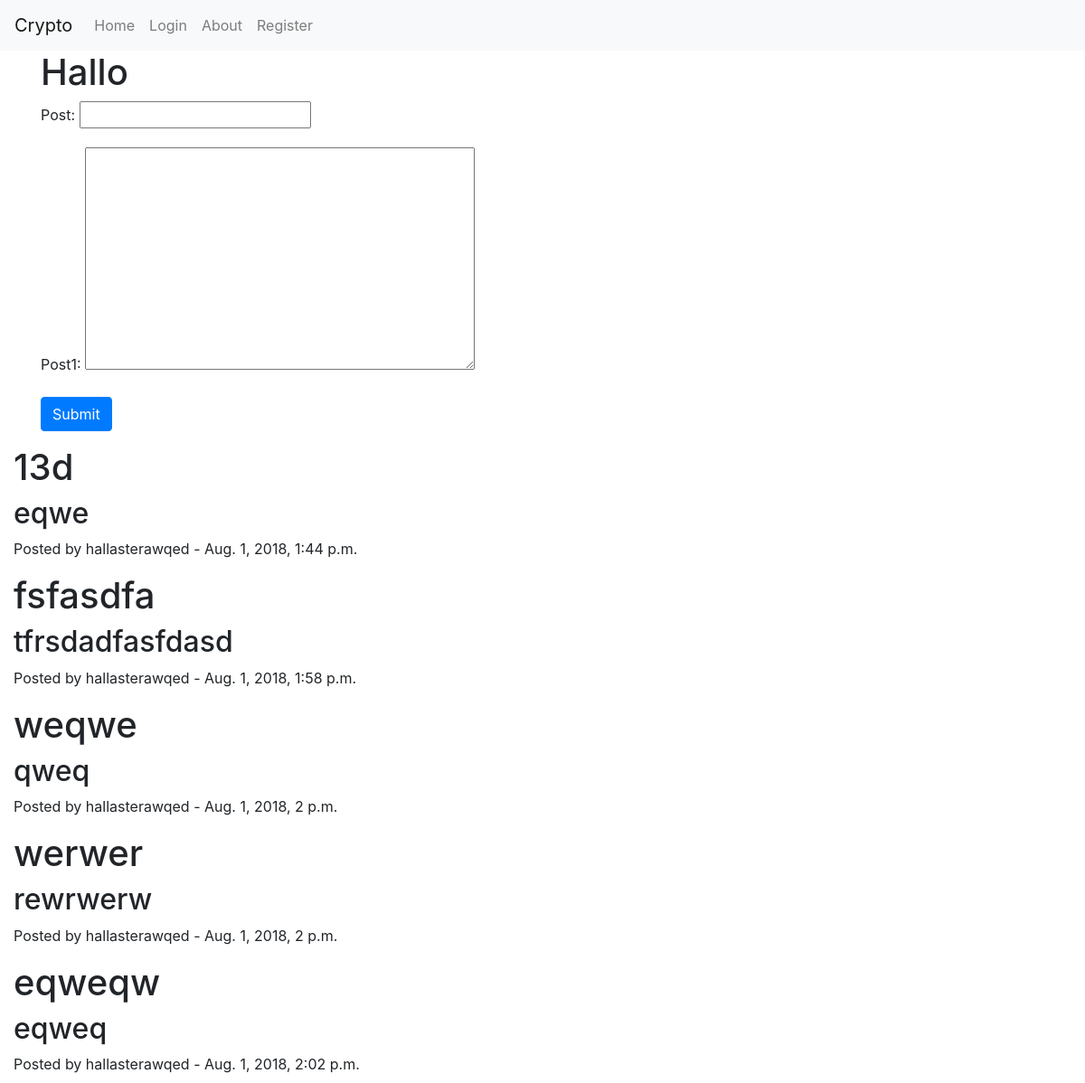
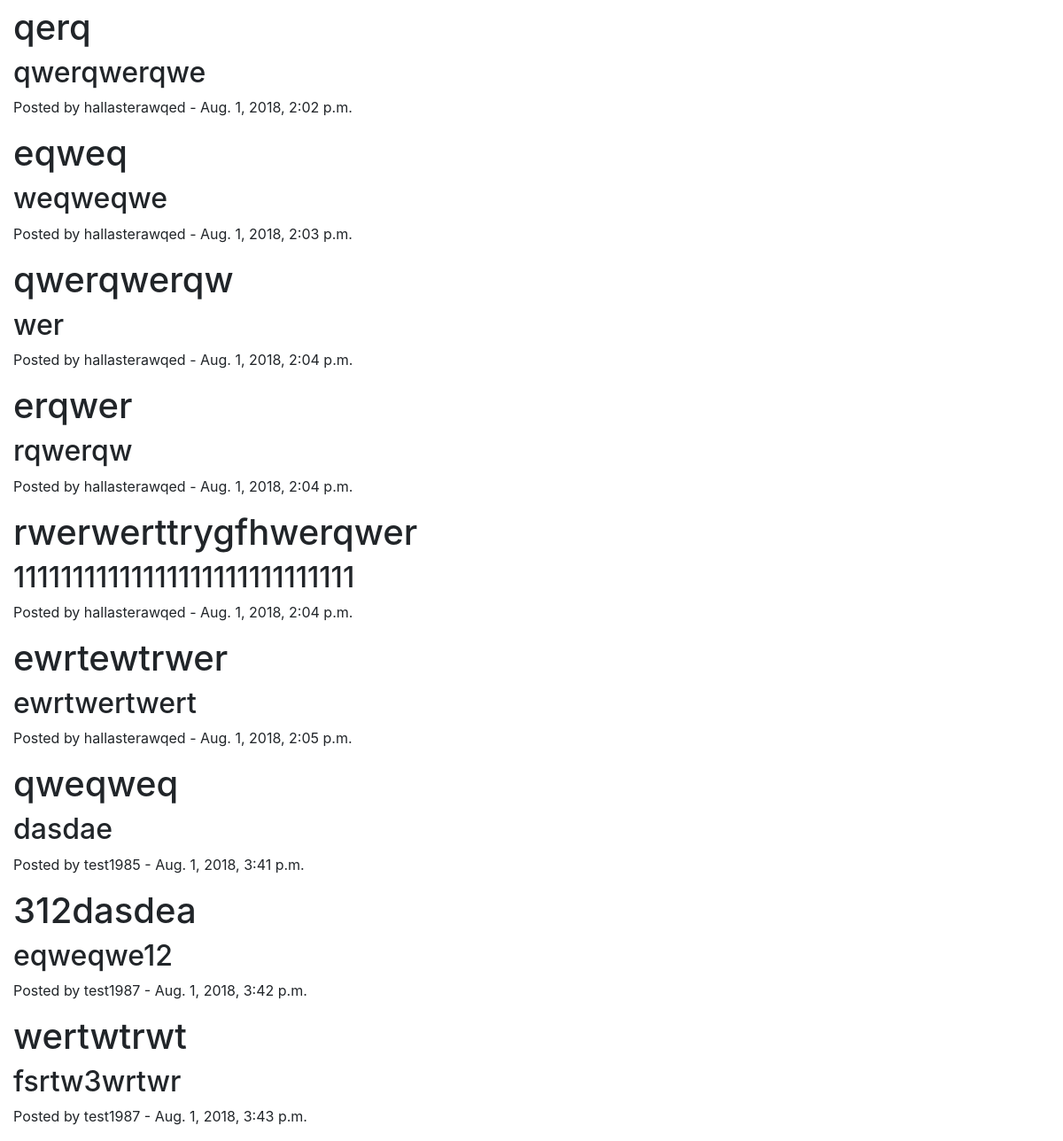
The page /about/ on the database its author committed (2 pictures, top to bottom).
### about/models.py (models this page shows)
class Post1(models.Model):
    post = models.CharField(max_length=1000)
    post1 = models.TextField(max_length=1000)
    date = models.DateTimeField(auto_now_add=True)
    user = models.ForeignKey(User, on_delete=models.CASCADE, )

### about/views.py (the view, shortened to what this page needs)
# urls.py: path('', AboutView.as_view(), name='about'),
class AboutView(TemplateView):
    template_name = 'about/about.html'
    def get(self, request):
        form = AboutViewF()
        posts = Post1.objects.all()
        args = {'form': form, 'posts': posts}
        return render(request, self.template_name, args)

### about/forms.py
class AboutViewF(forms.ModelForm):
    post = forms.CharField(required=True)
    post1 = forms.TextInput
    class Meta:
        model = Post1
        fields = ('post', 'post1', )

### about/templates/about/about.html (shortened to what this page needs)
{% extends 'base.html' %}
{% block body %}
<div class="container" >
    <h1>Hallo </h1>
<form method="post">
    {{ form.as_p }}
    <button type="submit" class="btn btn-primary" >Submit</button>
</form>
</div>
<div class="container-fluid">
    {% for post in posts %}
    <h1>
        {{ post.post }}
    </h1>
    <h2>
        {{ post.post1 }}
    </h2>
    <p> Posted by  {{ post.user }} -  {{ post.date }}</p>
    {% endfor %}
</div>
{% endblock %}

### rows shown on the page
Post1: post "13d", post1 "eqwe", user "hallasterawqed", date "Aug. 1, 2018, 1:44 p.m."
Post1: post "fsfasdfa", post1 "tfrsdadfasfdasd", user "hallasterawqed", date "Aug. 1, 2018, 1:58 p.m."
Post1: post "weqwe", post1 "qweq", user "hallasterawqed", date "Aug. 1, 2018, 2 p.m."
Post1: post "werwer", post1 "rewrwerw", user "hallasterawqed", date "Aug. 1, 2018, 2 p.m."
Post1: post "eqweqw", post1 "eqweq", user "hallasterawqed", date "Aug. 1, 2018, 2:02 p.m."
Post1: post "qerq", post1 "qwerqwerqwe", user "hallasterawqed", date "Aug. 1, 2018, 2:02 p.m."
Post1: post "eqweq", post1 "weqweqwe", user "hallasterawqed", date "Aug. 1, 2018, 2:03 p.m."
Post1: post "qwerqwerqw", post1 "wer", user "hallasterawqed", date "Aug. 1, 2018, 2:04 p.m."
Post1: post "erqwer", post1 "rqwerqw", user "hallasterawqed", date "Aug. 1, 2018, 2:04 p.m."
Post1: post "rwerwerttrygfhwerqwer", post1 "11111111111111111111111111111", user "hallasterawqed", date "Aug. 1, 2018, 2:04 p.m."
Post1: post "ewrtewtrwer", post1 "ewrtwertwert", user "hallasterawqed", date "Aug. 1, 2018, 2:05 p.m."
Post1: post "qweqweq", post1 "dasdae", user "test1985", date "Aug. 1, 2018, 3:41 p.m."
Post1: post "312dasdea", post1 "eqweqwe12", user "test1987", date "Aug. 1, 2018, 3:42 p.m."
Post1: post "wertwtrwt", post1 "fsrtw3wrtwr", user "test1987", date "Aug. 1, 2018, 3:43 p.m."
